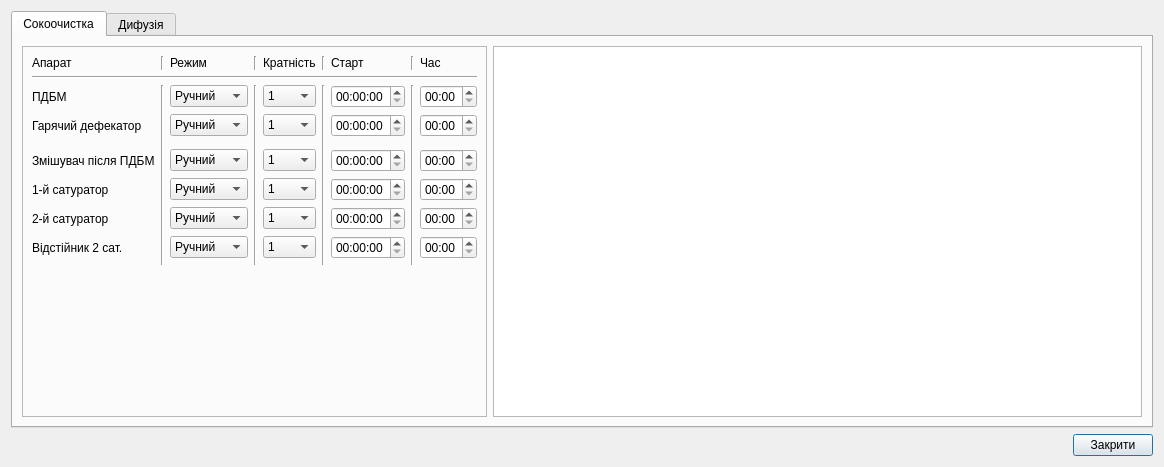
<?xml version="1.0" encoding="UTF-8"?>
<ui version="4.0">
 <class>dlgBledingSetup</class>
 <widget class="QDialog" name="dlgBledingSetup">
  <property name="geometry">
   <rect>
    <x>0</x>
    <y>0</y>
    <width>1164</width>
    <height>467</height>
   </rect>
  </property>
  <property name="windowTitle">
   <string>Налаштування продувки</string>
  </property>
  <layout class="QGridLayout" name="gridLayout_2">
   <item row="0" column="0" colspan="2">
    <widget class="QTabWidget" name="tabWidget">
     <property name="currentIndex">
      <number>0</number>
     </property>
     <widget class="QWidget" name="tab">
      <attribute name="title">
       <string>Сокоочистка</string>
      </attribute>
      <layout class="QHBoxLayout" name="horizontalLayout">
       <item>
        <widget class="QFrame" name="frame">
         <property name="frameShape">
          <enum>QFrame::StyledPanel</enum>
         </property>
         <property name="frameShadow">
          <enum>QFrame::Raised</enum>
         </property>
         <layout class="QGridLayout" name="gridLayout">
          <item row="0" column="0">
           <widget class="QLabel" name="label_900">
            <property name="text">
             <string>Апарат</string>
            </property>
           </widget>
          </item>
          <item row="0" column="2">
           <widget class="QLabel" name="label_901">
            <property name="text">
             <string>Режим</string>
            </property>
           </widget>
          </item>
          <item row="0" column="4">
           <widget class="QLabel" name="label_902">
            <property name="text">
             <string>Кратність</string>
            </property>
           </widget>
          </item>
          <item row="0" column="6">
           <widget class="QLabel" name="label_903">
            <property name="text">
             <string>Старт</string>
            </property>
           </widget>
          </item>
          <item row="0" column="8">
           <widget class="QLabel" name="label_904">
            <property name="text">
             <string>Час</string>
            </property>
           </widget>
          </item>
          <item row="0" column="1">
           <widget class="Line" name="line">
            <property name="orientation">
             <enum>Qt::Vertical</enum>
            </property>
           </widget>
          </item>
          <item row="0" column="3">
           <widget class="Line" name="line_2">
            <property name="orientation">
             <enum>Qt::Vertical</enum>
            </property>
           </widget>
          </item>
          <item row="0" column="7">
           <widget class="Line" name="line_4">
            <property name="orientation">
             <enum>Qt::Vertical</enum>
            </property>
           </widget>
          </item>
          <item row="0" column="5">
           <widget class="Line" name="line_3">
            <property name="orientation">
             <enum>Qt::Vertical</enum>
            </property>
           </widget>
          </item>
          <item row="2" column="0">
           <widget class="QLabel" name="label_0">
            <property name="text">
             <string>ПДБМ</string>
            </property>
           </widget>
          </item>
          <item row="1" column="0" colspan="9">
           <widget class="Line" name="line_5">
            <property name="orientation">
             <enum>Qt::Horizontal</enum>
            </property>
           </widget>
          </item>
          <item row="10" column="0" colspan="9">
           <spacer name="verticalSpacer">
            <property name="orientation">
             <enum>Qt::Vertical</enum>
            </property>
            <property name="sizeHint" stdset="0">
             <size>
              <width>20</width>
              <height>40</height>
             </size>
            </property>
           </spacer>
          </item>
          <item row="2" column="2">
           <widget class="QComboBox" name="en_p_01">
            <item>
             <property name="text">
              <string>Ручний</string>
             </property>
            </item>
            <item>
             <property name="text">
              <string>Автомат</string>
             </property>
            </item>
           </widget>
          </item>
          <item row="2" column="4">
           <widget class="QComboBox" name="kr_p_01">
            <item>
             <property name="text">
              <string>1</string>
             </property>
            </item>
            <item>
             <property name="text">
              <string>2</string>
             </property>
            </item>
            <item>
             <property name="text">
              <string>3</string>
             </property>
            </item>
            <item>
             <property name="text">
              <string>4</string>
             </property>
            </item>
            <item>
             <property name="text">
              <string>6</string>
             </property>
            </item>
            <item>
             <property name="text">
              <string>8</string>
             </property>
            </item>
            <item>
             <property name="text">
              <string>12</string>
             </property>
            </item>
            <item>
             <property name="text">
              <string>24</string>
             </property>
            </item>
            <item>
             <property name="text">
              <string>48</string>
             </property>
            </item>
           </widget>
          </item>
          <item row="2" column="6">
           <widget class="QTimeEdit" name="Tm_zd_01">
            <property name="displayFormat">
             <string>HH:mm:ss</string>
            </property>
           </widget>
          </item>
          <item row="2" column="8">
           <widget class="QTimeEdit" name="Tp_zd_01">
            <property name="displayFormat">
             <string>mm:ss</string>
            </property>
           </widget>
          </item>
          <item row="3" column="0">
           <widget class="QLabel" name="label_1">
            <property name="text">
             <string>Гарячий дефекатор</string>
            </property>
           </widget>
          </item>
          <item row="7" column="0">
           <widget class="QLabel" name="label_4">
            <property name="text">
             <string>2-й сатуратор</string>
            </property>
           </widget>
          </item>
          <item row="8" column="0">
           <widget class="QLabel" name="label_5">
            <property name="text">
             <string>Відстійник 2 сат.</string>
            </property>
           </widget>
          </item>
          <item row="3" column="2">
           <widget class="QComboBox" name="en_p_02">
            <item>
             <property name="text">
              <string>Ручний</string>
             </property>
            </item>
            <item>
             <property name="text">
              <string>Автомат</string>
             </property>
            </item>
           </widget>
          </item>
          <item row="5" column="2">
           <widget class="QComboBox" name="en_p_03">
            <item>
             <property name="text">
              <string>Ручний</string>
             </property>
            </item>
            <item>
             <property name="text">
              <string>Автомат</string>
             </property>
            </item>
           </widget>
          </item>
          <item row="6" column="2">
           <widget class="QComboBox" name="en_p_04">
            <item>
             <property name="text">
              <string>Ручний</string>
             </property>
            </item>
            <item>
             <property name="text">
              <string>Автомат</string>
             </property>
            </item>
           </widget>
          </item>
          <item row="7" column="2">
           <widget class="QComboBox" name="en_p_05">
            <item>
             <property name="text">
              <string>Ручний</string>
             </property>
            </item>
            <item>
             <property name="text">
              <string>Автомат</string>
             </property>
            </item>
           </widget>
          </item>
          <item row="8" column="2">
           <widget class="QComboBox" name="en_p_06">
            <item>
             <property name="text">
              <string>Ручний</string>
             </property>
            </item>
            <item>
             <property name="text">
              <string>Автомат</string>
             </property>
            </item>
           </widget>
          </item>
          <item row="3" column="4">
           <widget class="QComboBox" name="kr_p_02">
            <item>
             <property name="text">
              <string>1</string>
             </property>
            </item>
            <item>
             <property name="text">
              <string>2</string>
             </property>
            </item>
            <item>
             <property name="text">
              <string>3</string>
             </property>
            </item>
            <item>
             <property name="text">
              <string>4</string>
             </property>
            </item>
            <item>
             <property name="text">
              <string>6</string>
             </property>
            </item>
            <item>
             <property name="text">
              <string>8</string>
             </property>
            </item>
            <item>
             <property name="text">
              <string>12</string>
             </property>
            </item>
            <item>
             <property name="text">
              <string>24</string>
             </property>
            </item>
            <item>
             <property name="text">
              <string>48</string>
             </property>
            </item>
           </widget>
          </item>
          <item row="5" column="4">
           <widget class="QComboBox" name="kr_p_03">
            <item>
             <property name="text">
              <string>1</string>
             </property>
            </item>
            <item>
             <property name="text">
              <string>2</string>
             </property>
            </item>
            <item>
             <property name="text">
              <string>3</string>
             </property>
            </item>
            <item>
             <property name="text">
              <string>4</string>
             </property>
            </item>
            <item>
             <property name="text">
              <string>6</string>
             </property>
            </item>
            <item>
             <property name="text">
              <string>8</string>
             </property>
            </item>
            <item>
             <property name="text">
              <string>12</string>
             </property>
            </item>
            <item>
             <property name="text">
              <string>24</string>
             </property>
            </item>
            <item>
             <property name="text">
              <string>48</string>
             </property>
            </item>
           </widget>
          </item>
          <item row="6" column="4">
           <widget class="QComboBox" name="kr_p_04">
            <item>
             <property name="text">
              <string>1</string>
             </property>
            </item>
            <item>
             <property name="text">
              <string>2</string>
             </property>
            </item>
            <item>
             <property name="text">
              <string>3</string>
             </property>
            </item>
            <item>
             <property name="text">
              <string>4</string>
             </property>
            </item>
            <item>
             <property name="text">
              <string>6</string>
             </property>
            </item>
            <item>
             <property name="text">
              <string>8</string>
             </property>
            </item>
            <item>
             <property name="text">
              <string>12</string>
             </property>
            </item>
            <item>
             <property name="text">
              <string>24</string>
             </property>
            </item>
            <item>
             <property name="text">
              <string>48</string>
             </property>
            </item>
           </widget>
          </item>
          <item row="7" column="4">
           <widget class="QComboBox" name="kr_p_05">
            <item>
             <property name="text">
              <string>1</string>
             </property>
            </item>
            <item>
             <property name="text">
              <string>2</string>
             </property>
            </item>
            <item>
             <property name="text">
              <string>3</string>
             </property>
            </item>
            <item>
             <property name="text">
              <string>4</string>
             </property>
            </item>
            <item>
             <property name="text">
              <string>6</string>
             </property>
            </item>
            <item>
             <property name="text">
              <string>8</string>
             </property>
            </item>
            <item>
             <property name="text">
              <string>12</string>
             </property>
            </item>
            <item>
             <property name="text">
              <string>24</string>
             </property>
            </item>
            <item>
             <property name="text">
              <string>48</string>
             </property>
            </item>
           </widget>
          </item>
          <item row="8" column="4">
           <widget class="QComboBox" name="kr_p_06">
            <item>
             <property name="text">
              <string>1</string>
             </property>
            </item>
            <item>
             <property name="text">
              <string>2</string>
             </property>
            </item>
            <item>
             <property name="text">
              <string>3</string>
             </property>
            </item>
            <item>
             <property name="text">
              <string>4</string>
             </property>
            </item>
            <item>
             <property name="text">
              <string>6</string>
             </property>
            </item>
            <item>
             <property name="text">
              <string>8</string>
             </property>
            </item>
            <item>
             <property name="text">
              <string>12</string>
             </property>
            </item>
            <item>
             <property name="text">
              <string>24</string>
             </property>
            </item>
            <item>
             <property name="text">
              <string>48</string>
             </property>
            </item>
           </widget>
          </item>
          <item row="3" column="6">
           <widget class="QTimeEdit" name="Tm_zd_02">
            <property name="displayFormat">
             <string>HH:mm:ss</string>
            </property>
           </widget>
          </item>
          <item row="5" column="6">
           <widget class="QTimeEdit" name="Tm_zd_03">
            <property name="displayFormat">
             <string>HH:mm:ss</string>
            </property>
           </widget>
          </item>
          <item row="6" column="6">
           <widget class="QTimeEdit" name="Tm_zd_04">
            <property name="displayFormat">
             <string>HH:mm:ss</string>
            </property>
           </widget>
          </item>
          <item row="7" column="6">
           <widget class="QTimeEdit" name="Tm_zd_05">
            <property name="displayFormat">
             <string>HH:mm:ss</string>
            </property>
           </widget>
          </item>
          <item row="8" column="6">
           <widget class="QTimeEdit" name="Tm_zd_06">
            <property name="displayFormat">
             <string>HH:mm:ss</string>
            </property>
           </widget>
          </item>
          <item row="3" column="8">
           <widget class="QTimeEdit" name="Tp_zd_02">
            <property name="displayFormat">
             <string>mm:ss</string>
            </property>
           </widget>
          </item>
          <item row="5" column="8">
           <widget class="QTimeEdit" name="Tp_zd_03">
            <property name="displayFormat">
             <string>mm:ss</string>
            </property>
           </widget>
          </item>
          <item row="6" column="8">
           <widget class="QTimeEdit" name="Tp_zd_04">
            <property name="displayFormat">
             <string>mm:ss</string>
            </property>
           </widget>
          </item>
          <item row="7" column="8">
           <widget class="QTimeEdit" name="Tp_zd_05">
            <property name="displayFormat">
             <string>mm:ss</string>
            </property>
           </widget>
          </item>
          <item row="8" column="8">
           <widget class="QTimeEdit" name="Tp_zd_06">
            <property name="displayFormat">
             <string>mm:ss</string>
            </property>
           </widget>
          </item>
          <item row="2" column="1" rowspan="8">
           <widget class="Line" name="line_6">
            <property name="orientation">
             <enum>Qt::Vertical</enum>
            </property>
           </widget>
          </item>
          <item row="2" column="3" rowspan="8">
           <widget class="Line" name="line_7">
            <property name="orientation">
             <enum>Qt::Vertical</enum>
            </property>
           </widget>
          </item>
          <item row="2" column="5" rowspan="8">
           <widget class="Line" name="line_8">
            <property name="orientation">
             <enum>Qt::Vertical</enum>
            </property>
           </widget>
          </item>
          <item row="2" column="7" rowspan="8">
           <widget class="Line" name="line_9">
            <property name="orientation">
             <enum>Qt::Vertical</enum>
            </property>
           </widget>
          </item>
          <item row="6" column="0">
           <widget class="QLabel" name="label_2">
            <property name="text">
             <string>1-й сатуратор</string>
            </property>
           </widget>
          </item>
          <item row="5" column="0">
           <widget class="QLabel" name="label_3">
            <property name="text">
             <string>Змішувач після ПДБМ</string>
            </property>
           </widget>
          </item>
         </layout>
        </widget>
       </item>
       <item>
        <widget class="QTextEdit" name="teList">
         <property name="readOnly">
          <bool>true</bool>
         </property>
        </widget>
       </item>
      </layout>
     </widget>
     <widget class="QWidget" name="tab_2">
      <attribute name="title">
       <string>Дифузія</string>
      </attribute>
      <layout class="QHBoxLayout" name="horizontalLayout_2">
       <item>
        <widget class="QFrame" name="frame_2">
         <property name="frameShape">
          <enum>QFrame::StyledPanel</enum>
         </property>
         <property name="frameShadow">
          <enum>QFrame::Raised</enum>
         </property>
         <layout class="QGridLayout" name="gridLayout_3">
          <item row="0" column="2">
           <widget class="QLabel" name="label_906">
            <property name="text">
             <string>Режим</string>
            </property>
           </widget>
          </item>
          <item row="0" column="0">
           <widget class="QLabel" name="label_905">
            <property name="text">
             <string>Апарат</string>
            </property>
           </widget>
          </item>
          <item row="0" column="4">
           <widget class="QLabel" name="label_907">
            <property name="text">
             <string>Кратність</string>
            </property>
           </widget>
          </item>
          <item row="0" column="6">
           <widget class="QLabel" name="label_908">
            <property name="text">
             <string>Старт</string>
            </property>
           </widget>
          </item>
          <item row="0" column="8">
           <widget class="QLabel" name="label_909">
            <property name="text">
             <string>Час</string>
            </property>
           </widget>
          </item>
          <item row="0" column="1">
           <widget class="Line" name="line_10">
            <property name="orientation">
             <enum>Qt::Vertical</enum>
            </property>
           </widget>
          </item>
          <item row="0" column="3">
           <widget class="Line" name="line_11">
            <property name="orientation">
             <enum>Qt::Vertical</enum>
            </property>
           </widget>
          </item>
          <item row="0" column="5">
           <widget class="Line" name="line_13">
            <property name="orientation">
             <enum>Qt::Vertical</enum>
            </property>
           </widget>
          </item>
          <item row="0" column="7">
           <widget class="Line" name="line_12">
            <property name="orientation">
             <enum>Qt::Vertical</enum>
            </property>
           </widget>
          </item>
          <item row="2" column="0">
           <widget class="QLabel" name="label_6">
            <property name="text">
             <string>Пульполовушка Ж.П.</string>
            </property>
           </widget>
          </item>
          <item row="1" column="0" colspan="9">
           <widget class="Line" name="line_14">
            <property name="orientation">
             <enum>Qt::Horizontal</enum>
            </property>
           </widget>
          </item>
          <item row="5" column="0" colspan="9">
           <spacer name="verticalSpacer_2">
            <property name="orientation">
             <enum>Qt::Vertical</enum>
            </property>
            <property name="sizeHint" stdset="0">
             <size>
              <width>20</width>
              <height>40</height>
             </size>
            </property>
           </spacer>
          </item>
          <item row="2" column="2">
           <widget class="QComboBox" name="d_en_p_01">
            <item>
             <property name="text">
              <string>Ручний</string>
             </property>
            </item>
            <item>
             <property name="text">
              <string>Автомат</string>
             </property>
            </item>
           </widget>
          </item>
          <item row="2" column="4">
           <widget class="QComboBox" name="d_kr_p_01">
            <item>
             <property name="text">
              <string>1</string>
             </property>
            </item>
            <item>
             <property name="text">
              <string>2</string>
             </property>
            </item>
            <item>
             <property name="text">
              <string>3</string>
             </property>
            </item>
            <item>
             <property name="text">
              <string>4</string>
             </property>
            </item>
            <item>
             <property name="text">
              <string>6</string>
             </property>
            </item>
            <item>
             <property name="text">
              <string>8</string>
             </property>
            </item>
            <item>
             <property name="text">
              <string>12</string>
             </property>
            </item>
            <item>
             <property name="text">
              <string>24</string>
             </property>
            </item>
            <item>
             <property name="text">
              <string>48</string>
             </property>
            </item>
           </widget>
          </item>
          <item row="2" column="6">
           <widget class="QTimeEdit" name="d_Tm_zd_01">
            <property name="displayFormat">
             <string>HH:mm:ss</string>
            </property>
           </widget>
          </item>
          <item row="2" column="8">
           <widget class="QTimeEdit" name="d_Tp_zd_01">
            <property name="displayFormat">
             <string>mm:ss</string>
            </property>
           </widget>
          </item>
          <item row="2" column="1" rowspan="3">
           <widget class="Line" name="line_15">
            <property name="orientation">
             <enum>Qt::Vertical</enum>
            </property>
           </widget>
          </item>
          <item row="2" column="3" rowspan="3">
           <widget class="Line" name="line_16">
            <property name="orientation">
             <enum>Qt::Vertical</enum>
            </property>
           </widget>
          </item>
          <item row="2" column="5" rowspan="3">
           <widget class="Line" name="line_17">
            <property name="orientation">
             <enum>Qt::Vertical</enum>
            </property>
           </widget>
          </item>
          <item row="2" column="7" rowspan="3">
           <widget class="Line" name="line_18">
            <property name="orientation">
             <enum>Qt::Vertical</enum>
            </property>
           </widget>
          </item>
         </layout>
        </widget>
       </item>
       <item>
        <widget class="QTextEdit" name="d_teList">
         <property name="readOnly">
          <bool>true</bool>
         </property>
        </widget>
       </item>
      </layout>
     </widget>
    </widget>
   </item>
   <item row="1" column="0">
    <spacer name="horizontalSpacer">
     <property name="orientation">
      <enum>Qt::Horizontal</enum>
     </property>
     <property name="sizeHint" stdset="0">
      <size>
       <width>40</width>
       <height>20</height>
      </size>
     </property>
    </spacer>
   </item>
   <item row="1" column="1">
    <widget class="QPushButton" name="Exit">
     <property name="text">
      <string>Закрити</string>
     </property>
    </widget>
   </item>
  </layout>
 </widget>
 <resources/>
 <connections>
  <connection>
   <sender>Exit</sender>
   <signal>clicked()</signal>
   <receiver>dlgBledingSetup</receiver>
   <slot>accept()</slot>
   <hints>
    <hint type="sourcelabel">
     <x>583</x>
     <y>305</y>
    </hint>
    <hint type="destinationlabel">
     <x>354</x>
     <y>160</y>
    </hint>
   </hints>
  </connection>
 </connections>
</ui>
